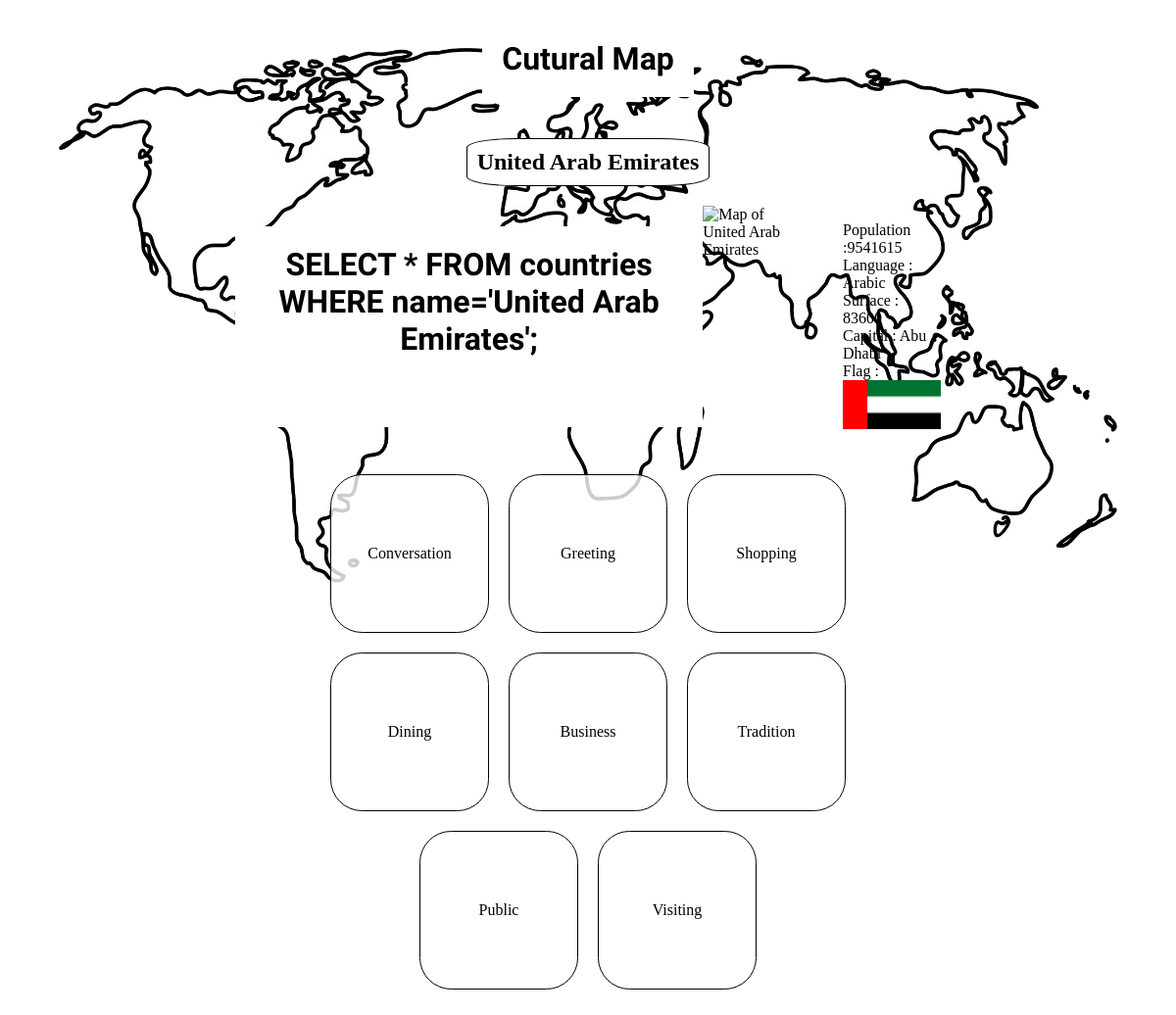
The page /country.php?name=United Arab Emirates on the database its author committed.
### tables this page shows
CREATE TABLE `countries` (
  `country_id` int(11) AUTO_INCREMENT PRIMARY KEY NOT NULL ,
  `name` varchar(52) NOT NULL,
  `capital` varchar(30) DEFAULT NULL,
  `hab_name` varchar(41) DEFAULT NULL,
  `area` varchar(10) DEFAULT NULL,
  `nb_hab` varchar(10) DEFAULT NULL,
  `currency` varchar(39) DEFAULT NULL,
  `language` varchar(26) DEFAULT NULL
);

### country.php (the view, shortened to what this page needs)
<?php
    include_once 'includes/dbh.php';
?>
<!DOCTYPE html>
<html lang="en">
<head>
    <link rel="stylesheet" href="styles/styles.css">
</head>
<body>
    <div id="wrapper">
        <h1>Cutural Map</h1>
        <?php
        echo "<h2>" . $_GET['name'] . "</h2>";
        echo "<div id=\"wrapperCountry\">";
        $nameWithoutSpace = preg_replace('/\s+/', '', $_GET['name']);
        ?>
        <?php
        $sql = "SELECT * FROM countries WHERE name='" . $_GET['name'] . "';";
        echo "<h1>".$sql."</h1>";
        $result = mysqli_query($conn, $sql);
        $resultCheck = mysqli_num_rows($result);
        if ($resultCheck > 0) {
            echo "<div id=\"map\"> <img width=\"100%\" src=\"img/maps/map" . $_GET['name'] . ".png\" alt=\"Map of " . $_GET['name'] . "\"></div>";
            echo "<div class=\"country\"> <ul>";
            while ($row = mysqli_fetch_assoc($result)) {
                echo "<li>Population :" . $row['nb_hab'] . "</li>";
                echo "<li>Language : " . $row['language'] . "</li>";
                echo "<li>Surface : " . $row['area'] . "</li>";
                echo "<li>Capital : " . $row['capital'] . "</li>";
                echo "<li>Flag : <img width=\"100px\" src=\"img/w80/flag" . $nameWithoutSpace . ".png\" alt=\"Flag of " . $_GET['name'] . "\"></li>";
            }
            echo "</ul></div></div>";
        }
        ?>
        <ul id="chooseCountry">
            <a href="#">
                <li id="country">Conversation</li>
            </a>
            <a href="#">
                <li id="country">Greeting</li>
            </a>
            <a href="#">
                <li id="country">Shopping</li>
            </a>
            <a href="../tinder.html">
                <li id="country">Dining</li>
            </a>
            <a href="#">
                <li id="country">Business</li>
            </a>
            <a href="#">
                <li id="country">Tradition</li>
            </a>
            <a href="#">
                <li id="country">Public</li>
            </a>
            <a href="#">
                <li id="country">Visiting</li>
            </a>
        </ul>
    </div>
</body>
</html>

### styles/styles.css (style rules this page uses)
body { margin: 0px; padding: 0px; background-attachment: fixed; background-image: url(../img/maps/mapWorld3.png); background-size: 90%; background-repeat: no-repeat; background-position-x: center; background-position-y: 10%; }
h1 { padding: 20px; text-align: center; font-family: 'Mansalva', cursive; background-color: white; }
h2 { text-align: center; background-color: white; border: 1px black solid; border-radius: 20%; padding: 10px; }
a { text-decoration: none; color: black; margin: 10px; }
#wrapperCountry { display: flex; flex-direction: row; justify-content: space-around; width: 60%; }
#wrapper { display: flex; flex-direction: column ; justify-content: center; align-items: center; }
#map { width: 30%; height: 20%; }
#chooseCountry { text-align: center; display: flex; flex-direction: row; flex-wrap: wrap; width: 60%; justify-content: center; padding: 0; }
#country { width: 20vh; height: 20vh; border: 1px solid black; border-radius: 20% ; background-color: rgba(255, 255, 255,0.8); display: table-cell; vertical-align: middle; }
ul { list-style: none; }

### rows shown on the page
countries: nb_hab "9541615", language "Arabic", area "83600", capital "Abu Dhabi"

### other values the page prints
$_GET['name'] "United Arab Emirates"
$sql "SELECT * FROM countries WHERE name='United Arab Emirates';"
